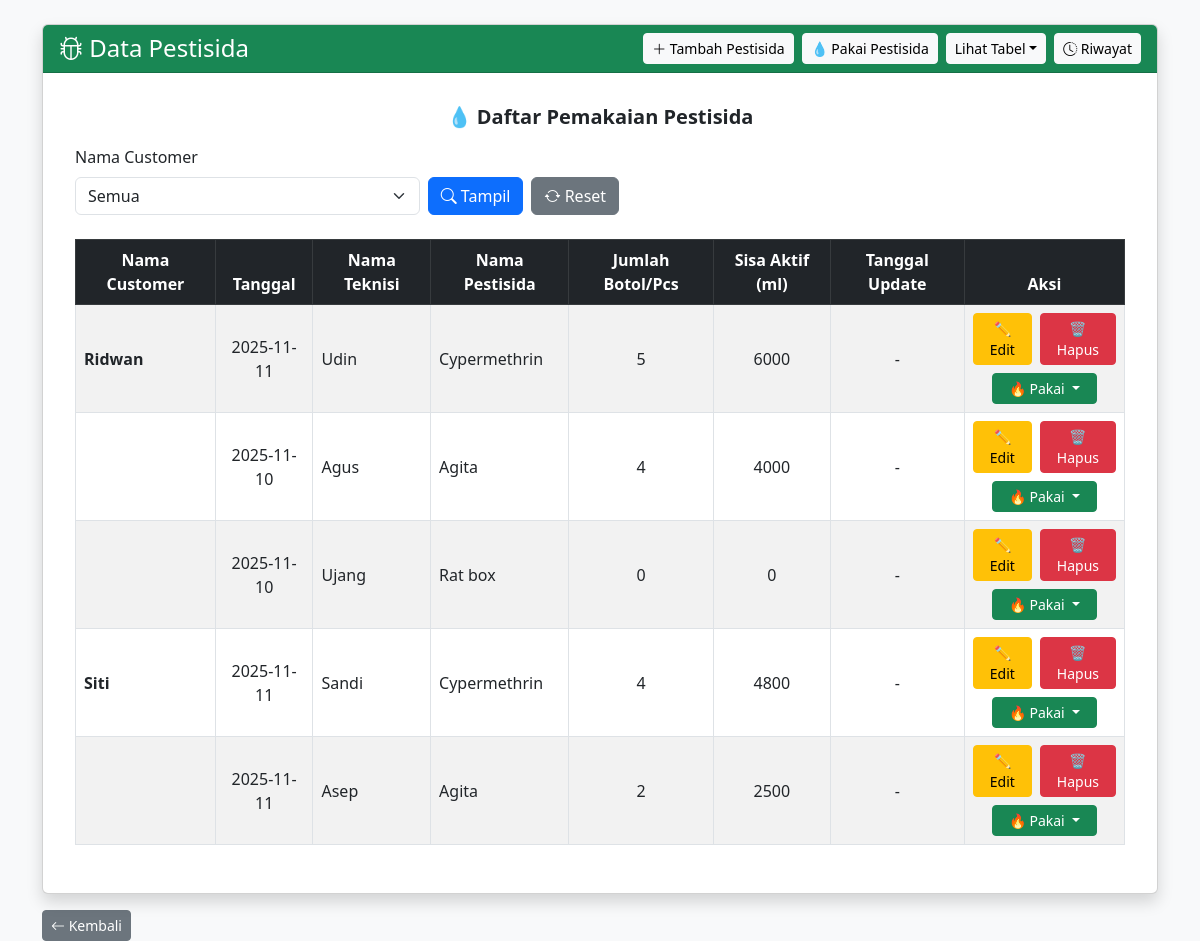
The app's page /data_pestisida.php?view=dipakai with its own data.
### tables this page shows
CREATE TABLE `pakai_pestisida` (
  `id_pakai` int(11) NOT NULL,
  `id_pestisida` int(11) NOT NULL,
  `nama_customer` varchar(100) DEFAULT NULL,
  `nama_teknisi` varchar(100) DEFAULT NULL,
  `tanggal` date NOT NULL,
  `jumlah_pakai` int(11) NOT NULL,
  `satuan` enum('ml','botol','pcs') DEFAULT 'ml',
  `keterangan` varchar(255) DEFAULT NULL,
  `sisa_aktif_ml` int(11) DEFAULT 0
);

CREATE TABLE `pestisida` (
  `id_pestisida` int(11) NOT NULL,
  `nama_customer` varchar(100) DEFAULT NULL,
  `nama_teknisi` varchar(100) DEFAULT NULL,
  `jenis_kontrol` varchar(50) DEFAULT NULL,
  `target` varchar(100) DEFAULT NULL,
  `kategori` enum('insect control','rodent') NOT NULL,
  `tipe` enum('non chemical','pestisida') NOT NULL,
  `nama_pestisida` varchar(100) DEFAULT NULL,
  `metode` varchar(100) DEFAULT NULL,
  `nama` varchar(100) NOT NULL,
  `jumlah_botol` int(11) DEFAULT 0,
  `isi_per_botol_ml` int(11) DEFAULT 0,
  `sisa_ml` int(11) DEFAULT 0,
  `tanggal` date DEFAULT curdate(),
  `tanggal_update` date DEFAULT curdate()
);

### data_pestisida.php (the view, shortened to what this page needs)
<?php
include "koneksi.php";
$view = isset($_GET['view']) ? $_GET['view'] : 'utama';
?>
<!DOCTYPE html>
<html lang="id">
<head>
<link href="https://cdn.jsdelivr.net/npm/bootstrap@5.3.0/dist/css/bootstrap.min.css" rel="stylesheet">
<link href="https://cdn.jsdelivr.net/npm/bootstrap-icons@1.11.1/font/bootstrap-icons.css" rel="stylesheet">
</head>
<body class="bg-light">
<div class="container mt-4">
  <div class="card shadow">
    <div class="card-header bg-success text-white d-flex justify-content-between align-items-center">
      <h4 class="mb-0"><i class="bi bi-bug"></i> Data Pestisida</h4>
      <div class="d-flex gap-2">
      <a href="tambah_pestisida.php" class="btn btn-light btn-sm">
      <i class="bi bi-plus-lg"></i> Tambah Pestisida
      </a>
      <a href="data_pestisida.php?view=pakai"
      class="btn btn-sm <?= ($view==='pakai') ? 'btn-primary' : 'btn-light' ?>">
      💧 Pakai Pestisida
     </a>
        <div class="btn-group">
          <button type="button" class="btn btn-light btn-sm dropdown-toggle" data-bs-toggle="dropdown">Lihat Tabel</button>
        </div>
        <a href="riwayat_pemakaian.php" class="btn btn-light btn-sm"><i class="bi bi-clock-history"></i> Riwayat</a>
      </div>
    </div>
    <div class="card-body">
   <?php if ($view === 'utama'): ?>
<h5 class="text-center fw-bold mb-3">📦 Tabel Utama Stok Pestisida</h5>
<?php
$warnings = [];
$sql_warning = mysqli_query($koneksi, "SELECT * FROM pestisida ORDER BY id_pestisida DESC");
while ($rw = mysqli_fetch_assoc($sql_warning)) {
    $botol = (int)$rw['jumlah_botol'];
    $sisa_ml = (float)$rw['sisa_ml'];
    $nama = htmlspecialchars($rw['nama_pestisida']);
    $tipe = strtolower($rw['tipe']);
    $isChemical = ($tipe == "chemical" || $tipe == "pestisida");
    if ($isChemical) {
        if ($botol <= 0 && $sisa_ml <= 0) {
            $warnings[] = "Stok <b>$nama</b> sudah <span class='text-danger fw-bold'>HABIS</span>!";
        }
        elseif ($botol <= 1) {
            $warnings[] = "Stok <b>$nama</b> sangat kritis! Sisa <b>$botol botol</b> (<b>$sisa_ml ml</b>).";
        }
        elseif ($botol <= 3) {
            $warnings[] = "Stok <b>$nama</b> hampir habis! Sisa <b>$botol botol</b> (<b>$sisa_ml ml</b>).";
        }
        elseif ($botol <= 5) {
            $warnings[] = "Stok <b>$nama</b> menipis. Sisa <b>$botol botol</b> (<b>$sisa_ml ml</b>).";
        }
        elseif ($botol <= 10) {
            $warnings[] = "Stok <b>$nama</b> mulai sedikit. Sisa <b>$botol botol</b> (<b>$sisa_ml ml</b>).";
        }
    }
    else {
        if ($botol <= 0) {
            $warnings[] = "Stok <b>$nama</b> sudah <span class='text-danger fw-bold'>HABIS</span>!";
        }
        elseif ($botol <= 1) {
            $warnings[] = "Stok <b>$nama</b> sangat kritis! Sisa <b>$botol botol/Pcs</b>.";
        }
        elseif ($botol <= 3) {
            $warnings[] = "Stok <b>$nama</b> hampir habis! Sisa <b>$botol botol/Pcs</b>.";
        }
        elseif ($botol <= 5) {
            $warnings[] = "Stok <b>$nama</b> menipis. Sisa <b>$botol botol/Pcs</b>.";
        }
        elseif ($botol <= 10) {
            $warnings[] = "Stok <b>$nama</b> mulai sedikit. Sisa <b>$botol botol/Pcs</b>.";
        }
    }
}
?>
<?php if (!empty($warnings)): ?>
<div class="alert alert-danger mt-3">
    <h5 class="fw-bold mb-2">
        <i class="bi bi-exclamation-triangle-fill"></i> Peringatan Stok Rendah
    </h5>
    <ul class="mb-0">
        <?php foreach ($warnings as $w): ?>
            <li><?= $w ?></li>
        <?php endforeach; ?>
    </ul>
</div>
<?php endif; ?>
<?php
if (isset($_POST['tambah_stok'])) {
  $id_pestisida = (int)$_POST['id_pestisida'];
  $jumlah_tambah = (int)$_POST['jumlah_tambah'];
  $cek = mysqli_query($koneksi, "SELECT * FROM pestisida WHERE id_pestisida='$id_pestisida'");
  $data = mysqli_fetch_assoc($cek);
  if ($data) {
      $jumlah_lama = (int)$data['jumlah_botol'];
      $jumlah_baru = $jumlah_lama + $jumlah_tambah;
      $isi_per_botol = (float)$data['isi_per_botol_ml'];
      $tipe_lower = strtolower($data['tipe']);
      $sisa_lama = (float)$data['sisa_ml'];
      if ($tipe_lower === 'pestisida' || $tipe_lower === 'chemical') {
          $sisa_tambah = $jumlah_tambah * $isi_per_botol;
          $sisa_baru = $sisa_lama + $sisa_tambah;
      } else {
          $sisa_tambah = 0;
          $sisa_baru = 0;
      }
      mysqli_query($koneksi, "
          UPDATE pestisida
          SET jumlah_botol='$jumlah_baru', sisa_ml='$sisa_baru', tanggal_update=CURDATE()
          WHERE id_pestisida='$id_pestisida'
      ") or die('Gagal update pestisida: '.mysqli_error($koneksi));
      $nama_pestisida = mysqli_real_escape_string($koneksi, $data['nama_pestisida']);
      $keterangan = "Menambah stok pestisida $nama_pestisida sebanyak $jumlah_tambah botol (+" . $sisa_tambah . " ml). Total stok sekarang $jumlah_baru botol.";
      mysqli_query($koneksi, "
        INSERT INTO riwayat_pestisida
        (id_pestisida, jenis, aktivitas, nama_teknisi, nama_customer, jumlah, satuan, tanggal, keterangan, status, sisa_aktif_ml)
        VALUES
        ('$id_pestisida', '".mysqli_real_escape_string($koneksi, $data['tipe'])."',
        'tambah_stok', '-', '-',
         '$jumlah_tambah', 'botol', CURDATE(),
         '".mysqli_real_escape_string($koneksi, $keterangan)."',
         'stok ditambah', '$sisa_tambah')
      ") or die('Gagal insert riwayat (tambah_stok): '.mysqli_error($koneksi));
      echo "<script>
        alert('✅ Stok pestisida berhasil ditambahkan dan dicatat ke riwayat.');
        window.location='data_pestisida.php';
      </script>";
      exit;
  }
}
?>
<table class="table table-bordered table-striped align-middle">
  <thead class="table-dark text-center">
    <tr>
      <th>No</th>
      <th>Nama Pestisida</th>
      <th>Tipe</th>
      <th>Jumlah Botol</th>
      <th>Isi per Botol (ml)</th>
      <th>Sisa Aktif (ml)</th>
      <th>Tanggal Update</th>
      <th width="320">Aksi</th>
    </tr>
  </thead>
  <tbody>
    <?php
    $no = 1;
    $sql = mysqli_query($koneksi, "SELECT * FROM pestisida ORDER BY id_pestisida DESC");
    if (mysqli_num_rows($sql) > 0) {
      while ($row = mysqli_fetch_assoc($sql)) {
        $botol = (int)$row['jumlah_botol'];
$sisa_ml = (float)$row['sisa_ml'];
$nama = htmlspecialchars($row['nama_pestisida']);
if ($botol <= 0 && $sisa_ml <= 0) {
    $warnings[] = "Stok <b>$nama</b> sudah <span class='text-danger fw-bold'>HABIS</span>!";
}
elseif ($botol <= 1) {
    $warnings[] = "Stok <b>$nama</b> sangat kritis! Sisa <b>$botol botol</b> (<b>$sisa_ml ml</b>).";
}
elseif ($botol <= 3) {
    $warnings[] = "Stok <b>$nama</b> hampir habis! Sisa <b>$botol botol</b>.";
}
elseif ($botol <= 5) {
    $warnings[] = "Stok <b>$nama</b> menipis. Sisa <b>$botol botol</b>.";
}
elseif ($botol <= 10) {
    $warnings[] = "Stok <b>$nama</b> mulai sedikit. Sisa <b>$botol botol</b>.";
}
$isChemical = in_array(strtolower($row['tipe']), ['chemical','pestisida']);
    ?>
    <tr>
      <td class="text-center"><?= $no++ ?></td>
      <td><?= htmlspecialchars($row['nama_pestisida']) ?></td>
      <td class="text-center text-capitalize"><?= htmlspecialchars($row['tipe']) ?></td>
        <td class="text-center">
        <span class="badge bg-secondary">
            <?= $row['jumlah_botol'] ?>
          </span>
        </td>
        <td class="text-center">
        <span class="badge bg-secondary">
            <?= $isChemical ? $row['isi_per_botol_ml'] : '-' ?>
          </span>
        </td>
        <td class="text-center">
        <span class="badge bg-secondary">
            <?= $isChemical ? $row['sisa_ml'] : '-' ?>
          </span>
        </td>
              <td class="text-center"><?= $row['tanggal_update'] ?></td>
      <td class="text-center">
        <div class="d-flex justify-content-center gap-2 flex-wrap">
          <a href="edit_pestisida.php?id=<?= $row['id_pestisida'] ?>" class="btn btn-warning btn-sm">✏️ Edit</a>
          <a href="hapus_pestisida.php?id=<?= $row['id_pestisida'] ?>" class="btn btn-danger btn-sm" onclick="return confirm('Yakin ingin menghapus pestisida ini?')">🗑️ Hapus</a>
          <form method="post" action="" class="d-flex align-items-center mt-1" onsubmit="return confirm('Apakah Anda yakin ingin menambahkan stok pestisida ini?');">
            <input type="hidden" name="id_pestisida" value="<?= $row['id_pestisida'] ?>">
            <div class="input-group input-group-sm" style="width:100px;">
              <button type="button" class="btn btn-outline-secondary btn-minus">-</button>
              <input type="number" name="jumlah_tambah" class="form-control text-center" value="1" min="1">
              <button type="button" class="btn btn-outline-secondary btn-plus">+</button>
            </div>
            <button type="submit" name="tambah_stok" class="btn btn-success btn-sm ms-2">💾 Simpan</button>
          </form>
        </div>
      </td>
    </tr>
    <?php
      }
    } else {
      echo "<tr><td colspan='8' class='text-center text-muted'>Belum ada data pestisida.</td></tr>";
    }
    ?>
  </tbody>
</table>
      <?php elseif ($view === 'dipakai'):
?>
<div class="card-body">
  <h5 class="text-center fw-bold mb-3">💧 Daftar Pemakaian Pestisida</h5>
  <form method="GET" class="row g-2 mb-4">
    <div class="col-md-4">
      <label class="form-label">Nama Customer</label>
      <select name="customer" class="form-select">
        <option value="Semua">Semua</option>
      </select>
    </div>
    <div class="col-md-4 d-flex align-items-end gap-2">
      <button type="submit" class="btn btn-primary"><i class="bi bi-search"></i> Tampil</button>
      <a href="data_pestisida.php?view=dipakai" class="btn btn-secondary"><i class="bi bi-arrow-repeat"></i> Reset</a>
    </div>
  </form>
  <table class="table table-bordered table-striped align-middle">
    <thead class="table-dark text-center">
      <tr>
        <th>Nama Customer</th>
        <th>Tanggal</th>
        <th>Nama Teknisi</th>
        <th>Nama Pestisida</th>
        <th>Jumlah Botol/Pcs</th>
        <th>Sisa Aktif (ml)</th>
        <th>Tanggal Update</th>
        <th width="150">Aksi</th>
      </tr>
    </thead>
    <tbody>
    <?php
    $query = mysqli_query($koneksi, "
      SELECT pk.*, p.nama_pestisida, p.sisa_ml
      FROM pakai_pestisida pk
      JOIN pestisida p ON p.id_pestisida = pk.id_pestisida
      ORDER BY pk.nama_customer ASC, pk.tanggal DESC, pk.id_pakai DESC
    ");
    if (mysqli_num_rows($query) > 0) {
        $last_customer = "";
        while ($row = mysqli_fetch_assoc($query)) {
    ?>
    <tr>
      <?php if ($row['nama_customer'] !== $last_customer): ?>
        <td rowspan="1" class="align-middle fw-bold"><?= htmlspecialchars($row['nama_customer']) ?></td>
        <?php $last_customer = $row['nama_customer']; ?>
      <?php else: ?>
        <td></td>
      <?php endif; ?>
      <td class="text-center align-middle"><?= htmlspecialchars($row['tanggal']) ?></td>
      <td><?= htmlspecialchars($row['nama_teknisi']) ?></td>
      <td><?= htmlspecialchars($row['nama_pestisida']) ?></td>
      <td class="text-center"><?= htmlspecialchars($row['jumlah_pakai']) ?></td>
      <td class="text-center"><?= htmlspecialchars($row['sisa_aktif_ml'] ?? $row['sisa_ml'] ?? '-') ?></td>
      <td class="text-center"><?= htmlspecialchars($row['tanggal_update'] ?? '-') ?></td>
      <td class="text-center">
        <div class="d-flex justify-content-center gap-2 mb-2">
          <a href="edit_pakai.php?id=<?= $row['id_pakai'] ?>" class="btn btn-warning btn-sm px-3 py-1">✏️ Edit</a>
          <a href="hapus_pakai.php?id=<?= $row['id_pakai'] ?>" class="btn btn-danger btn-sm px-3 py-1"
             onclick="return confirm('Yakin ingin menghapus data ini?')">🗑️ Hapus</a>
        </div>
        <div class="btn-group">
          <button type="button" class="btn btn-success btn-sm dropdown-toggle px-3 py-1" data-bs-toggle="dropdown">
            🔥 Pakai
          </button>
        </div>
      </td>
    </tr>
    <?php
        }
    } else {
        echo "<tr><td colspan='7' class='text-center text-muted'>Belum ada data pemakaian pestisida.</td></tr>";
    }
    ?>
    </tbody>
  </table>
</div>
<?php endif; ?>
    </div>
  </div>
  <a href="index.php" class="btn btn-secondary btn-sm mt-3"><i class="bi bi-arrow-left"></i> Kembali</a>
</div>
</body>
</html>

### records on screen
pakai_pestisida: nama_customer "Ridwan", tanggal "2025-11-11", nama_teknisi "Udin", id_pestisida.nama_pestisida "Cypermethrin", jumlah_pakai "5", sisa_aktif_ml "6000", tanggal_update "-"
pakai_pestisida: tanggal "2025-11-10", nama_teknisi "Agus", id_pestisida.nama_pestisida "Agita", jumlah_pakai "4", sisa_aktif_ml "4000", tanggal_update "-"
pakai_pestisida: tanggal "2025-11-10", nama_teknisi "Ujang", id_pestisida.nama_pestisida "Rat box", jumlah_pakai "0", sisa_aktif_ml "0", tanggal_update "-"
pakai_pestisida: nama_customer "Siti", tanggal "2025-11-11", nama_teknisi "Sandi", id_pestisida.nama_pestisida "Cypermethrin", jumlah_pakai "4", sisa_aktif_ml "4800", tanggal_update "-"
pakai_pestisida: tanggal "2025-11-11", nama_teknisi "Asep", id_pestisida.nama_pestisida "Agita", jumlah_pakai "2", sisa_aktif_ml "2500", tanggal_update "-"
